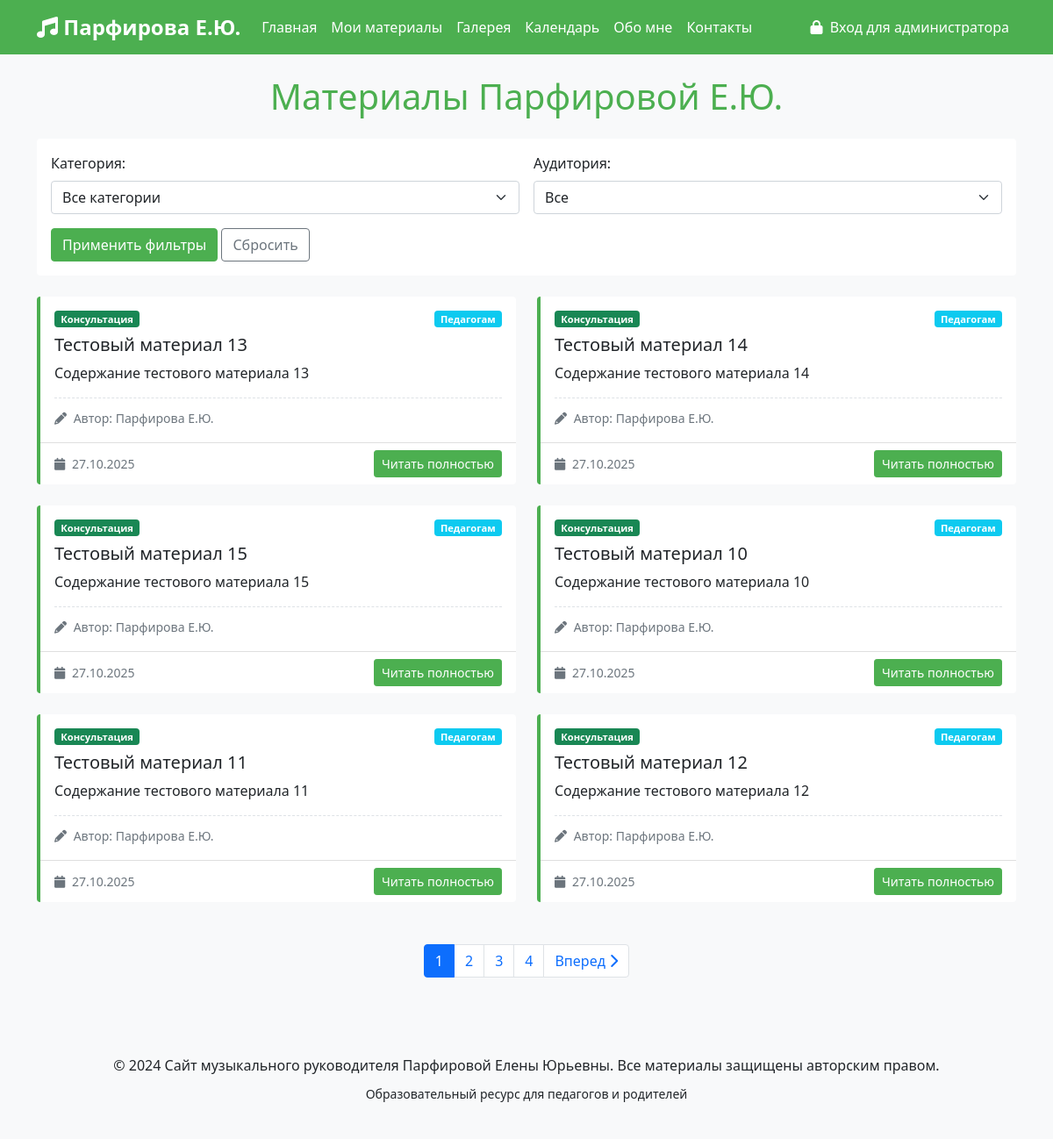
Page /materials on the earlier database version.
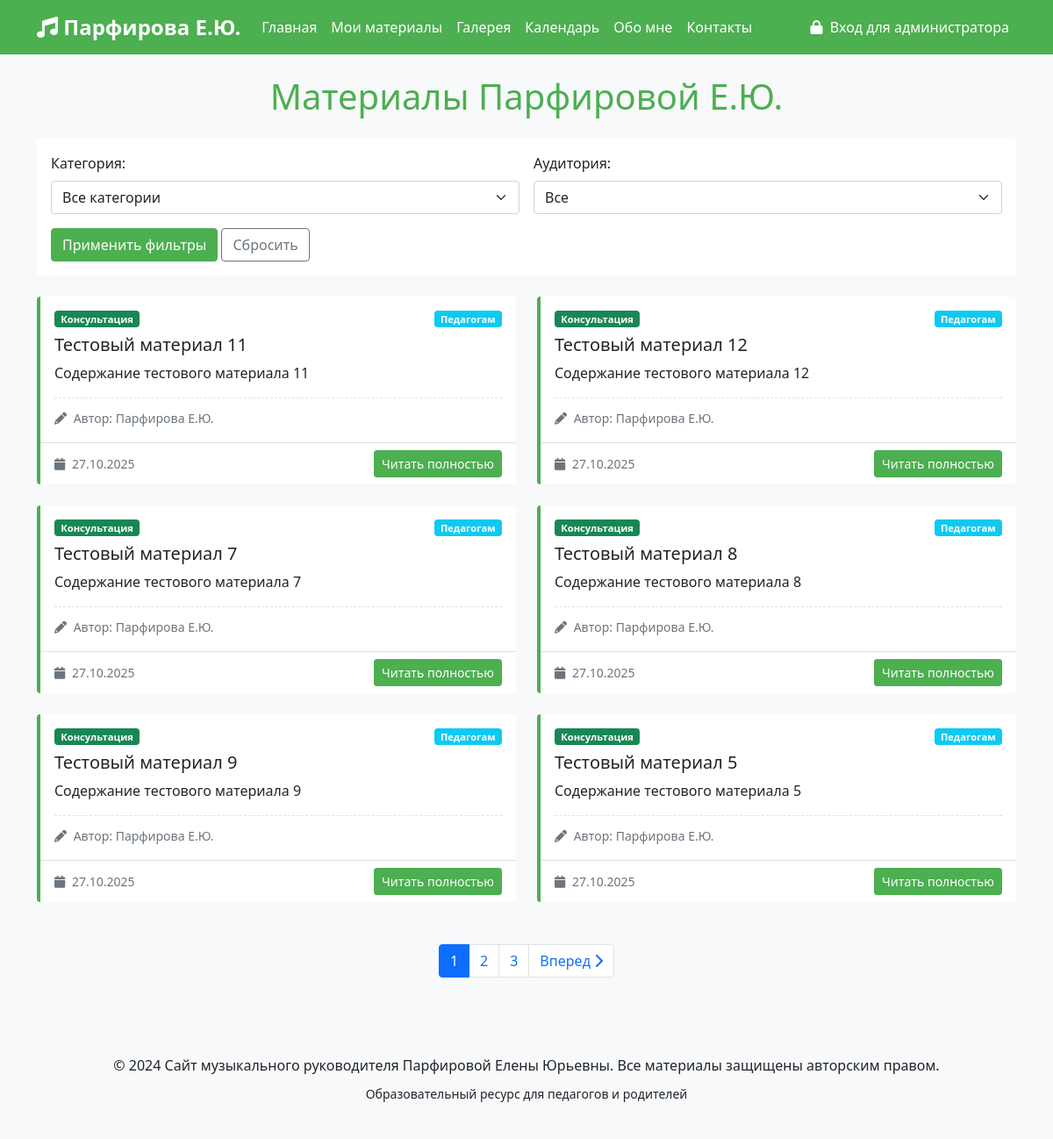
Same page on the later database version.
### models.py (models this page shows)
class Material(db.Model):
    id = db.Column(db.Integer, primary_key=True)
    title = db.Column(db.String(200), nullable=False)
    content = db.Column(db.Text, nullable=False)
    category = db.Column(db.String(50), nullable=False)
    target_audience = db.Column(db.String(50), nullable=False)
    created_date = db.Column(db.DateTime, nullable=False, default=lambda: datetime.now(timezone.utc))
    file_path = db.Column(db.String(300))
    is_published = db.Column(db.Boolean, default=True)

### app.py (the view)
@app.route('/materials')
def materials():
    log_visit('materials')
    category = request.args.get('category', 'all')
    audience = request.args.get('audience', 'all')
    page = request.args.get('page', 1, type=int)
    query = Material.query.filter_by(is_published=True)
    if category != 'all':
        query = query.filter_by(category=category)
    if audience != 'all':
        query = query.filter_by(target_audience=audience)
    materials_list = query.order_by(Material.created_date.desc()).paginate(
        page=page, per_page=6, error_out=False
    )
    return render_template('materials.html',
                         materials=materials_list.items,
                         pagination=materials_list,
                         current_category=category,
                         current_audience=audience)

### app.py (called while the page is built)
def log_visit(page):
    visit = PageVisit(
        page=page,
        ip_address=request.remote_addr
    )
    db.session.add(visit)
    db.session.commit()

### templates/materials.html (shortened to what the changed rows need)
{% extends "base.html" %}
{% block content %}
<div class="container mt-4">
    <h1 class="text-center mb-4" style="color: #4CAF50;">Материалы Парфировой Е.Ю.</h1>
    <div class="row">
        {% for material in materials %}
        <div class="col-lg-6 mb-4">
            <div class="card h-100 material-card">
                <div class="card-body">
                    <div class="d-flex justify-content-between align-items-start mb-2">
                        <span class="badge bg-success">
                            {% if material.category == 'consultation' %}Консультация
                            {% elif material.category == 'scenario' %}Сценарий
                            {% elif material.category == 'methodical' %}Методичка
                            {% else %}Статья{% endif %}
                        </span>
                        <span class="badge bg-info">
                            {% if material.target_audience == 'teachers' %}Педагогам
                            {% elif material.target_audience == 'parents' %}Родителям
                            {% else %}Всем{% endif %}
                        </span>
                    </div>
                    <h5 class="card-title">{{ material.title }}</h5>
                    <p class="card-text">
                        {{ material.content | striptags | truncate(200) }}
                    </p>
                    <div class="author-signature">
                        <small class="text-muted">
                            <i class="fas fa-pencil-alt me-1"></i>
                            Автор: Парфирова Е.Ю.
                        </small>
                    </div>
                </div>
                <div class="card-footer bg-transparent">
                    <div class="d-flex justify-content-between align-items-center">
                        <small class="text-muted">
                            <i class="fas fa-calendar me-1"></i>
                            {{ material.created_date.strftime('%d.%m.%Y') }}
                        </small>
                        <a href="{{ url_for('material_detail', material_id=material.id) }}" class="btn btn-sm btn-success">
                            Читать полностью
                        </a>
                    </div>
                </div>
            </div>
        </div>
        {% endfor %}
    </div>
    {% if pagination.pages > 1 %}
    <div class="row mt-4">
        <div class="col-12">
            <nav aria-label="Навигация по страницам">
                <ul class="pagination justify-content-center">
                    {% for page_num in pagination.iter_pages(left_edge=2, left_current=2, right_current=2, right_edge=2) %}
                    {% if page_num %}
                    <li class="page-item {% if page_num == pagination.page %}active{% endif %}">
                        <a class="page-link" href="{{ url_for('materials', page=page_num, category=current_category, audience=current_audience) }}">
                            {{ page_num }}
                        </a>
                    </li>
                    {% else %}
                    <li class="page-item disabled">
                        <span class="page-link">...</span>
                    </li>
                    {% endif %}
                    {% endfor %}
                </ul>
            </nav>
        </div>
    </div>
    {% endif %}
</div>
{% endblock %}

Differences in the rows shown:
removed Material: category "Консультация", target_audience "Педагогам", title "Тестовый материал 13", content "Содержание тестового материала 13", created_date "27.10.2025"
removed Material: category "Консультация", target_audience "Педагогам", title "Тестовый материал 14", content "Содержание тестового материала 14", created_date "27.10.2025"
removed Material: category "Консультация", target_audience "Педагогам", title "Тестовый материал 15", content "Содержание тестового материала 15", created_date "27.10.2025"
removed Material: category "Консультация", target_audience "Педагогам", title "Тестовый материал 10", content "Содержание тестового материала 10", created_date "27.10.2025"
now on this page (row unchanged): Material: category "Консультация", target_audience "Педагогам", title "Тестовый материал 7", content "Содержание тестового материала 7", created_date "27.10.2025"
now on this page (row unchanged): Material: category "Консультация", target_audience "Педагогам", title "Тестовый материал 8", content "Содержание тестового материала 8", created_date "27.10.2025"
now on this page (row unchanged): Material: category "Консультация", target_audience "Педагогам", title "Тестовый материал 9", content "Содержание тестового материала 9", created_date "27.10.2025"
now on this page (row unchanged): Material: category "Консультация", target_audience "Педагогам", title "Тестовый материал 5", content "Содержание тестового материала 5", created_date "27.10.2025"
Other differences:
list line gone: "4"
